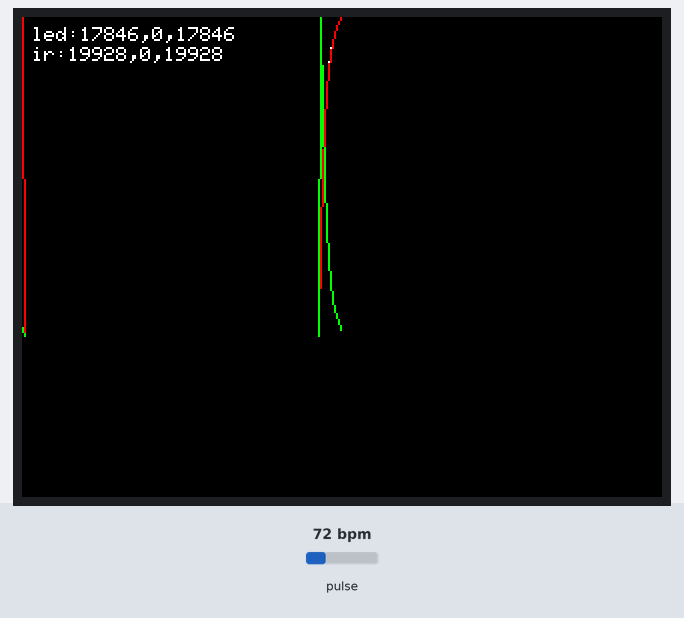
This sketch was run on a simulated ESP32. Parts: 320×240 colour display. The inputs (shaded band) are chosen by the test bench; at power-on: pulse 72 bpm. What the sketch prints to the serial monitor is not drawn.

Above: at 1.3 s.
1.4 s: pulse set to 42 bpm
At 1.7 s:
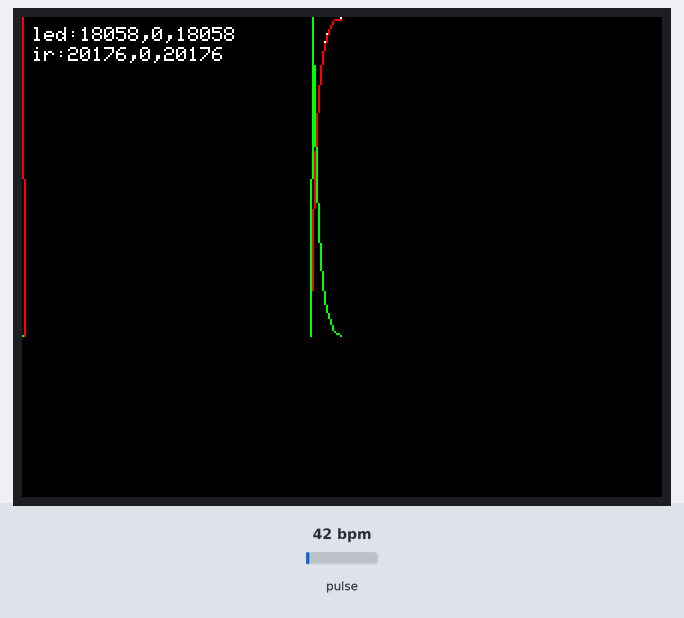
3.0 s: pulse set to 70 bpm
At 3.45 s:
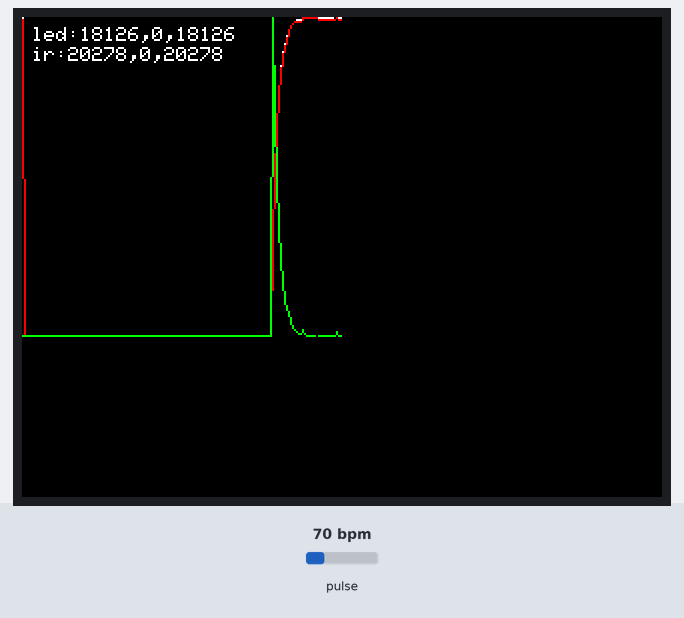
4.7 s: pulse set to 100 bpm
At 5.19 s:
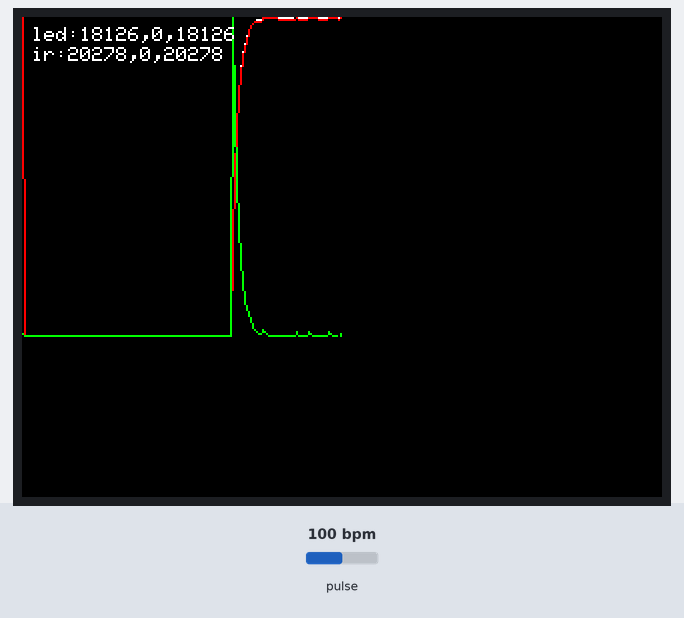
Timing chart, 0 to 7.7 s (numbered marks = the images above; inputs shaded):
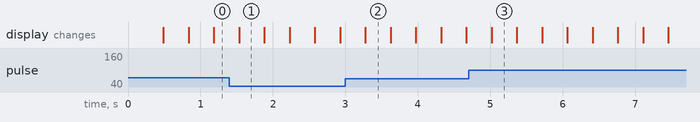

The sketch:

20220406_HEART_display.ino
```cpp
#include <M5Stack.h>
#include <math.h>

#include "MAX30100.h"

#define SAMPLING_RATE MAX30100_SAMPRATE_50HZ

// The LEDs currents must be set to a level that avoids clipping and maximises
// the dynamic range
#define IR_LED_CURRENT MAX30100_LED_CURR_11MA
#define RED_LED_CURRENT MAX30100_LED_CURR_11MA

// The pulse width of the LEDs driving determines the resolution of
// the ADC (which is a Sigma-Delta).
// set HIGHRES_MODE to true only when setting PULSE_WIDTH to
// MAX30100_SPC_PW_1600US_16BITS
#define PULSE_WIDTH MAX30100_SPC_PW_400US_14BITS
#define HIGHRES_MODE true

TFT_eSprite Disbuff = TFT_eSprite(&M5.Lcd);
MAX30100 sensor;

uint64_t realTime[4], time_count = 0;
bool k_ready = false;

void setup() {
  // put your setup code here, to run once:
  M5.begin();
  M5.Power.begin();
  M5.Lcd.setSwapBytes(false);
  Disbuff.createSprite(160, 160);
  Disbuff.setSwapBytes(true);
  Disbuff.createSprite(160, 160);

  if (!sensor.begin()) {
    Serial.println("FAILED");
    for (;;)
      ;
  } else {
    Serial.println("SUCCESS");
  }

  sensor.setMode(MAX30100_MODE_SPO2_HR);
  sensor.setLedsCurrent(IR_LED_CURRENT, RED_LED_CURRENT);
  sensor.setLedsPulseWidth(PULSE_WIDTH);
  sensor.setSamplingRate(SAMPLING_RATE);
  sensor.setHighresModeEnabled(HIGHRES_MODE);
  sensor.resetFifo();
}

uint16_t line[2][320] = {0};
int16_t k_number[320] = {0};
int16_t raw_data[512];
int16_t k_min;
int16_t k_threshold;
uint32_t k_pos_buff[32];
double k_pos_time[32];
double k_standard_deviation, k_sumdata;
uint32_t k_pos, k_pos_count = 0;

uint32_t led_pos = 0, ir_Pos = 0;
uint16_t ir_max = 0, led_max = 0, ir_min = 0, led_min = 0, ir_last = 0,
         led_last = 0;
int16_t k_number_min = 0, k_number_max = 0, k_last = 0;
uint16_t ir_last_raw = 0, led_last_raw = 0, k_last_raw = 0;
uint16_t ir_disdata, led_disdata, k_disdata;
uint16_t Alpha = 0.3 * 256;
uint16_t count_min = 0, count_max = 0;

void loop() {
  // put your main code here, to run repeatedly:
  uint16_t ir, red;

  // Serial.printf("raed fifo Length :%d\n", read_length);
  while (sensor.getRawValues(&ir, &red) == false) {
    delay(10);
    sensor.update();
  }

  while (1) {
    line[0][(led_pos + 160) % 320] =
        (led_last_raw * (256 - Alpha) + red * Alpha) / 256;
    line[1][(ir_Pos + 160) % 320] =
        (ir_last_raw * (256 - Alpha) + ir * Alpha) / 256;

    k_number[(led_pos + 160) % 320] =
        line[0][(led_pos + 160) % 320] - led_last_raw;

    led_last_raw = line[0][(led_pos + 160) % 320];
    ir_last_raw = line[1][(led_pos + 160) % 320];
    led_pos++;
    ir_Pos++;
    if (sensor.getRawValues(&ir, &red) == false) {
      break;
    }
  }

  sensor.resetFifo();

  for (int i = 0; i < 160; i++) {
    if (i == 0) {
      led_max = led_min = line[0][(led_pos + i) % 320];
      ir_max = ir_min = line[1][(ir_Pos + i) % 320];
      k_number_min = k_number_max = k_number[(ir_Pos + i) % 320];
    } else {
      led_max = (line[0][(led_pos + i) % 320] > led_max)
                    ? line[0][(led_pos + i) % 320]
                    : led_max;
      led_min = (line[0][(led_pos + i) % 320] < led_min)
                    ? line[0][(led_pos + i) % 320]
                    : led_min;

      ir_max = (line[1][(ir_Pos + i) % 320] > ir_max)
                   ? line[1][(ir_Pos + i) % 320]
                   : ir_max;
      ir_min = (line[1][(ir_Pos + i) % 320] < ir_min)
                   ? line[1][(ir_Pos + i) % 320]
                   : ir_min;

      k_number_max = (k_number[(ir_Pos + i) % 320] > k_number_max)
                         ? k_number[(ir_Pos + i) % 320]
                         : k_number_max;
      k_number_min = (k_number[(ir_Pos + i) % 320] < k_number_min)
                         ? k_number[(ir_Pos + i) % 320]
                         : k_number_min;
    }
  }

  Disbuff.fillRect(0, 0, 160, 160, BLACK);

  for (int i = 0; i < 160; i++) {
    led_disdata = map(line[0][(led_pos + i) % 320], led_max, led_min, 0, 160);
    ir_disdata = map(line[1][(ir_Pos + i) % 320], ir_max, ir_min, 0, 160);
    k_disdata =
        map(k_number[(ir_Pos + i) % 320], k_number_max, k_number_min, 0, 160);
    {
      Disbuff.drawLine(i, led_last, i + 1, led_disdata, WHITE);
      Disbuff.drawLine(i, ir_last, i + 1, ir_disdata, RED);
      Disbuff.drawLine(i, k_last, i + 1, k_disdata, GREEN);
    }
    ir_last = ir_disdata;
    led_last = led_disdata;
    k_last = k_disdata;
  }

  Disbuff.setTextSize(1);
  Disbuff.setTextColor(WHITE);

  Disbuff.setCursor(5, 5);
  Disbuff.printf("led:%d,%d,%d", led_max, led_min, led_max - led_min);
  Disbuff.setCursor(5, 15);
  Disbuff.printf("ir:%d,%d,%d", ir_max, ir_min, ir_max - ir_min);

  Disbuff.pushSprite(0, 0);

  delay(10);
}
```
